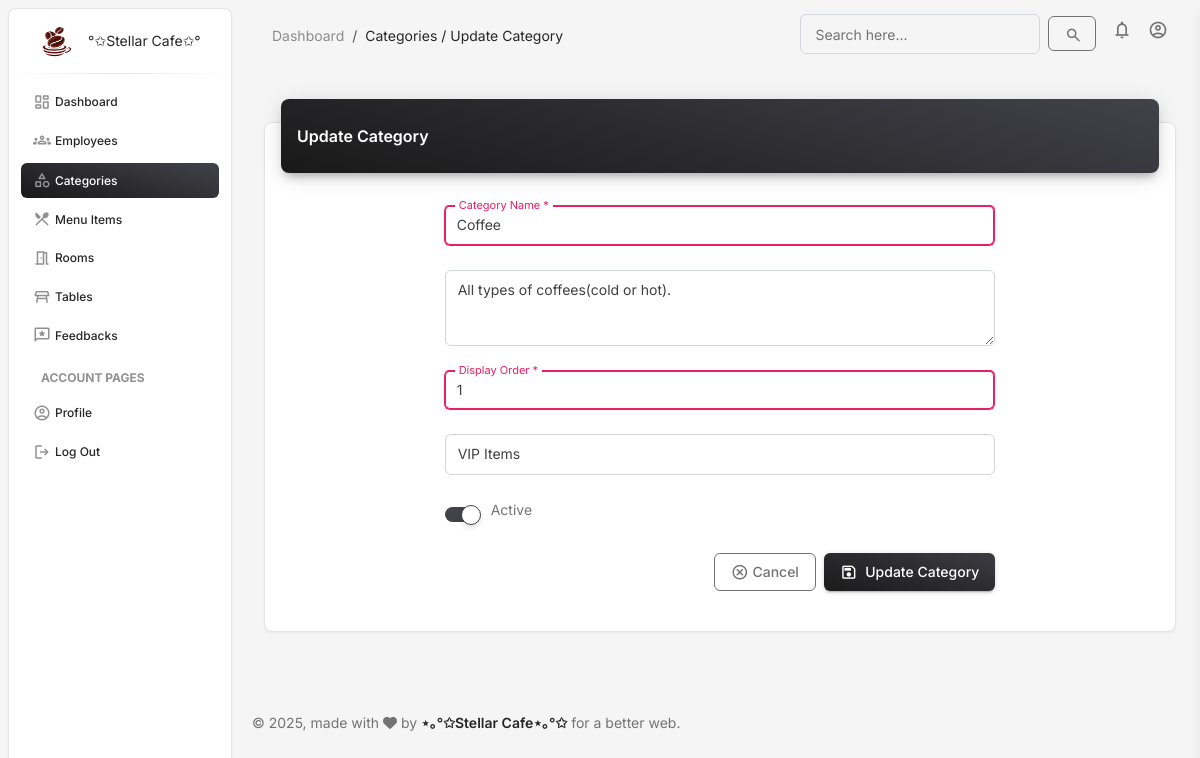
/categories/update-category/1/, run on the app's committed database.
### categories/models.py (models this page shows, shortened)
class Category(models.Model):
    CATEGORY_TYPES = (
        ('VIP', 'VIP Items'),
        ('NORMAL', 'Normal Items'),
    )
    name = models.CharField(max_length=50, unique=True)
    description = models.TextField(blank=True)
    display_order = models.PositiveSmallIntegerField(default=0)
    is_active = models.BooleanField(default=True)
    category_type = models.CharField(
        max_length=10,
        choices=CATEGORY_TYPES,
        default='NORMAL',
        help_text="VIP items are only available in VIP rooms"
    )
    class Meta:
        verbose_name_plural = "Categories"
        ordering = ['display_order', 'name']

### categories/views.py (the view, shortened to what this page needs)
# urls.py: path('update-category/<id>/', views.update_category, name='update_category'),
def update_category(request, id):
    category = get_object_or_404(Category, id=id)
    return render(request, 'categories/update_category.html', {
        'page': 'Update Category',
        'category': category,
        'current_section': 'Categories / Update Category',
        'category_types': Category.CATEGORY_TYPES
    })

### categories/templates/categories/update_category.html (shortened to what this page needs)
{% extends 'user_admin/base.html' %}
{% load static %}
{% block content %}
<div class="container-fluid py-4">
    <div class="row">
        <div class="col-12">
            <div class="card my-4">
                <div class="card-header p-0 position-relative mt-n4 mx-3 z-index-2">
                    <div class="bg-gradient-dark shadow-dark border-radius-lg pt-4 pb-3">
                        <h6 class="text-white text-capitalize ps-3">Update Category</h6>
                    </div>
                </div>
                <div class="card-body px-0 pb-2">
                    <div class="container">
                        <div class="row justify-content-center">
                            <div class="col-lg-8 col-md-10">
                                <form method="post" class="p-3">
                                    <div class="input-group input-group-outline mb-4 {% if form.errors.name %}is-invalid{% endif %}">
                                        <label class="form-label">Category Name *</label>
                                        <input type="text"
                                               class="form-control {% if form.errors.name %}is-invalid{% endif %}"
                                               name="name"
                                               value="{{ request.POST.name|default:category.name }}"
                                               required
                                               maxlength="50">
                                    </div>
                                    <div class="input-group input-group-outline mb-4">
                                        <textarea class="form-control"
                                                  placeholder="Enter category description..."
                                                  name="description"
                                                  rows="3">{{ request.POST.description|default:category.description }}</textarea>
                                    </div>
                                    <div class="input-group input-group-outline mb-4 {% if form.errors.display_order %}is-invalid{% endif %}">
                                        <label class="form-label">Display Order *</label>
                                        <input type="number"
                                               class="form-control {% if form.errors.display_order %}is-invalid{% endif %}"
                                               name="display_order"
                                               value="{{ request.POST.display_order|default:category.display_order }}"
                                               min="0"
                                               required>
                                    </div>
                                    <div class="input-group input-group-outline mb-4 {% if form.errors.category_type %}is-invalid{% endif %}">
                                        <select class="form-select form-control {% if form.errors.category_type %}is-invalid{% endif %}"
                                                name="category_type" required>
                                            <option value="VIP" {% if request.POST.category_type == "VIP" or category.category_type == "VIP" %}selected{% endif %}>VIP Items</option>
                                        </select>
                                    </div>
                                    <div class="form-check form-switch d-flex align-items-center mb-4">
                                        <input class="form-check-input"
                                               type="checkbox"
                                               name="is_active"
                                               id="is_active"
                                               {% if request.POST.is_active|default:category.is_active|yesno:"1,0" %}checked{% endif %}>
                                        <label class="form-check-label ms-3" for="is_active">
                                            Active
                                        </label>
                                    </div>
                                    <div class="d-flex justify-content-end mt-4">
                                        <a href="{% url 'available_categories' %}" class="btn btn-outline-secondary me-2">
                                            <i class="material-symbols-rounded">cancel</i> Cancel
                                        </a>
                                        <button type="submit" class="btn bg-gradient-dark">
                                            <i class="material-symbols-rounded me-1">save</i>
                                            Update Category
                                        </button>
                                    </div>
                                </form>
                            </div>
                        </div>
                    </div>
                </div>
            </div>
        </div>
    </div>
</div>
{% endblock %}

### data on the page
Category: name "Coffee", description "All types of coffees(cold or hot).", display_order "1", category_type "VIP Items", is_active "☑"

### other printed values
{{ current_section }} "Categories / Update Category"
